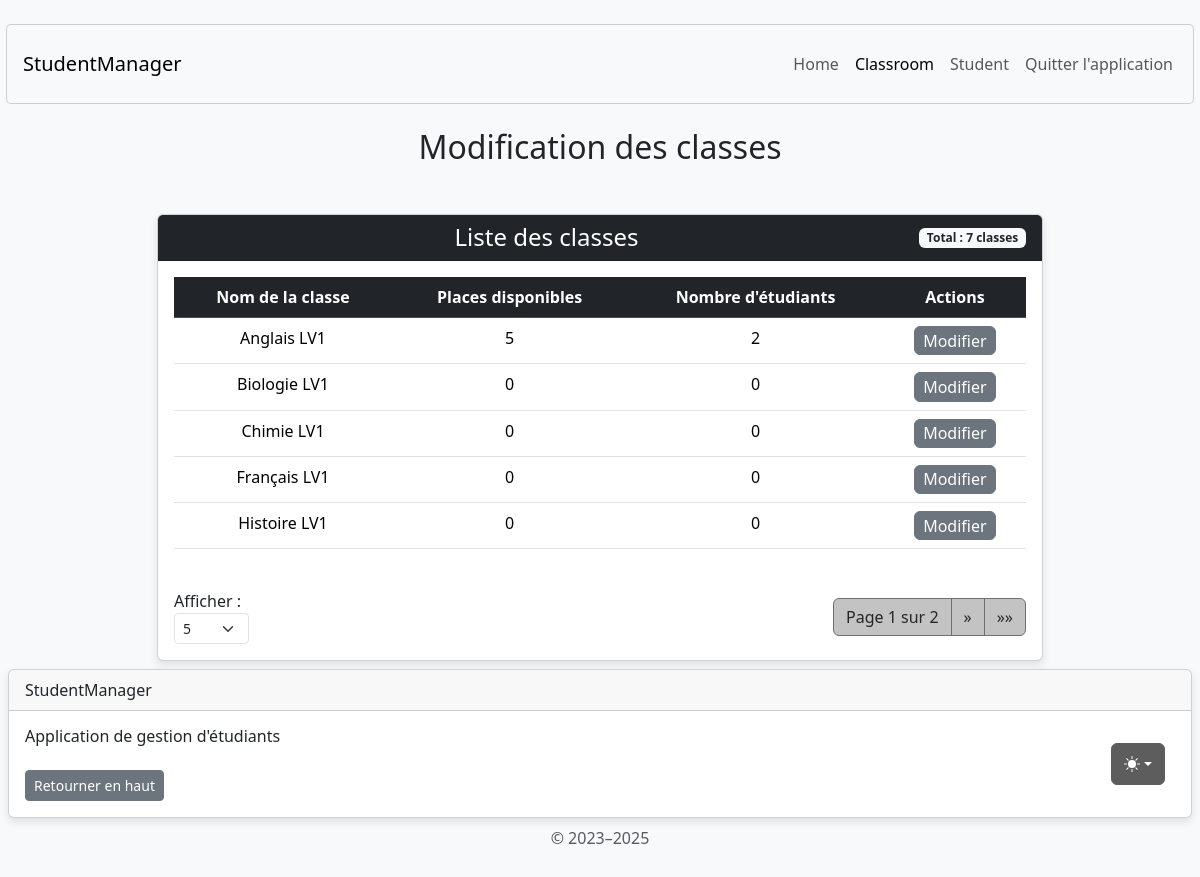
Page /classroom/update/ on the earlier database version.
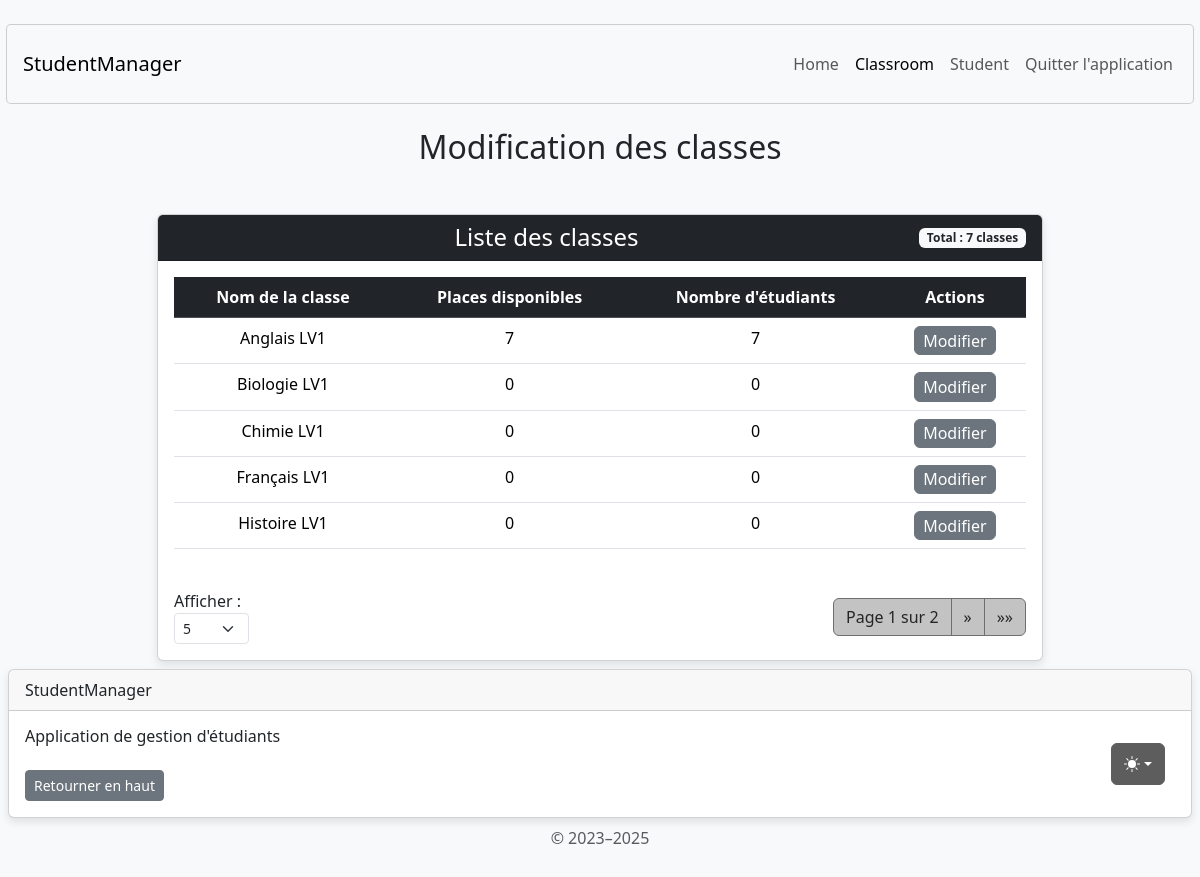
Same page on the later database version.
### classroom/models.py (models this page shows, shortened)
class Classroom(models.Model):
    classroom_name = models.CharField(max_length=255)
    number_of_places_available = models.PositiveIntegerField(default=0)
    @property
    def student_count(self):
        return self.students.count()

### classroom/views.py (the view, shortened to what this page needs)
# urls.py: path('classroom/update/', update_classroom_info_view, name='update_classroom_info'),
def update_classroom_info_view(request, classroom_id=None):
    per_page_options = [5, 10, 50, 100]
    try:
        items_per_page = int(request.GET.get('items_per_page', 5))
        items_per_page = items_per_page if items_per_page in per_page_options else 5
    except (ValueError, TypeError):
        items_per_page = 10
    classrooms = Classroom.objects.all().order_by('classroom_name')
    paginator = Paginator(classrooms, items_per_page)
    page_number = request.GET.get('page')
    page_obj = paginator.get_page(page_number)
    context = {
        'page_obj': page_obj,
        'has_classrooms': classrooms.exists(),
        'items_per_page': items_per_page,
        'per_page_options': per_page_options,
    }
    return render(request, 'classroom/update_classroom_info.html', context)

### classroom/templates/classroom/update_classroom_info.html (shortened to what the changed rows need)
{% extends 'home/base.html' %}
{% load static %}
{% block content %}
<body class="d-flex align-items-center py-4 bg-body-tertiary">
    <main class="container text-center">
        <h2 class="mb-4 mt-4">Modification des classes</h2>
        <div class="container mt-5">
            <div class="row justify-content-center">
                <div class="col-md-10">
                    <div class="card">
                        <div class="card-body">
                            {% if has_classrooms %}
                            <div class="table-responsive">
                                <table class="table table-hover">
                                    <thead class="table-dark">
                                        <tr>
                                            <th scope="col">Nom de la classe</th>
                                            <th scope="col">Places disponibles</th>
                                            <th scope="col">Nombre d'étudiants</th>
                                            <th scope="col">Actions</th>
                                        </tr>
                                    </thead>
                                    <tbody>
                                        {% for classroom in page_obj %}
                                        <tr>
                                            <td>{{ classroom.classroom_name }}</td>
                                            <td>{{ classroom.number_of_places_available }}</td>
                                            <td>{{ classroom.student_count }}</td>
                                            <td>
                                                <button type="button" class="btn btn-secondary btn-custom-hover btn-custom-padding"
                                                    data-bs-toggle="modal"
                                                    data-bs-target="#editModal{{ classroom.id }}">
                                                    Modifier
                                                </button>
                                            </td>
                                        </tr>
                                        {% endfor %}
                                    </tbody>
                                </table>
                            </div>
                            {% else %}
                            <div class="alert alert-info" role="alert">
                                Il n'y a pas de classes à afficher.
                            </div>
                            {% endif %}
                        </div>
                    </div>
                </div>
            </div>
        </div>
    </main>
</body>
{% endblock content %}

Differences in the rows shown:
changed Classroom "Anglais LV1": number_of_places_available "5" → "7"; student_count "2" → "7"
